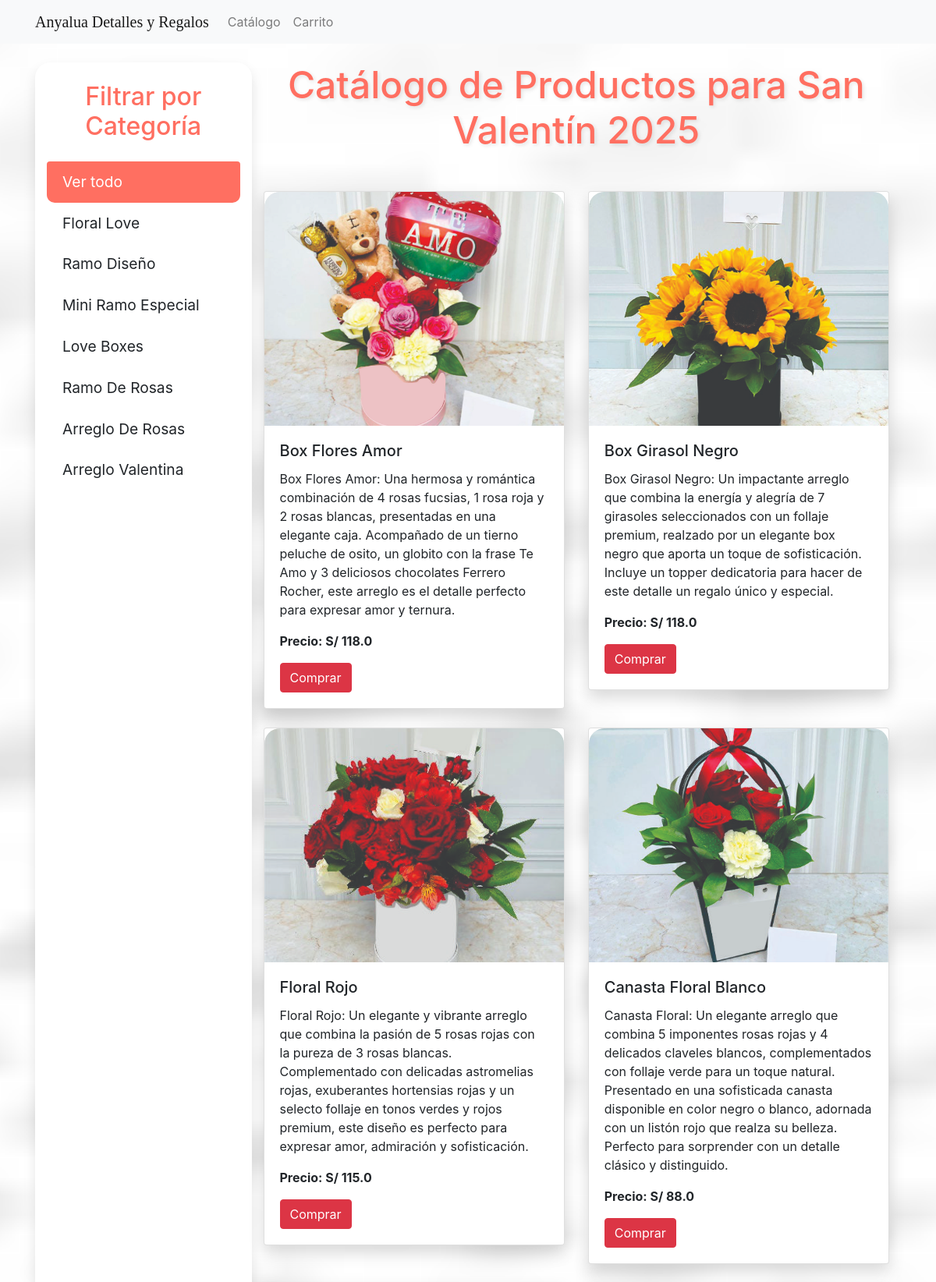
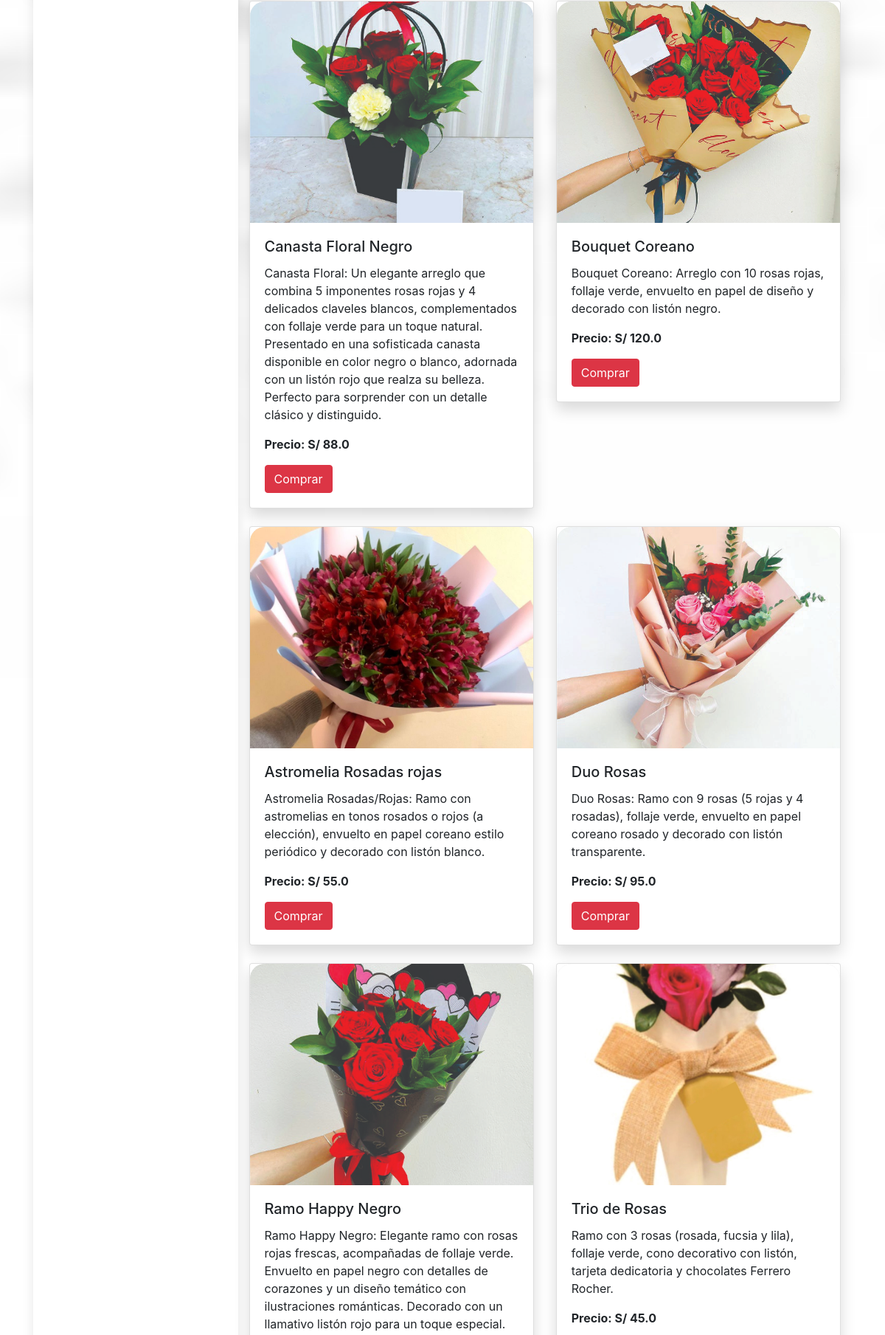
The page / (upper part) on the database its author committed (2 pictures, top to bottom).
### tables this page shows
CREATE TABLE productos (
            id INTEGER PRIMARY KEY AUTOINCREMENT,
            categoria TEXT,
            nombre TEXT,
            descripcion TEXT,
            precio REAL,
            imagen TEXT,
            codigo TEXT UNIQUE
        );

### app.py (the view)
@app.route('/')
def index():
    conn = get_db_connection()
    productos = conn.execute('SELECT * FROM productos').fetchall()
    categorias = conn.execute('SELECT DISTINCT categoria FROM productos').fetchall()
    conn.close()
    categorias = [categoria['categoria'] for categoria in categorias]
    return render_template('index.html', productos=productos, categorias=categorias)

### app.py (called while the page is built)
def get_db_connection():
    conn = sqlite3.connect(DATABASE)
    conn.row_factory = sqlite3.Row
    return conn

### templates/index.html (shortened to what this page needs)
{% extends "base.html" %}
{% block content %}
<div class="container">
  <div class="row">
    <aside class="col-12 col-md-3 mb-4">
      <h4>Filtrar por Categoría</h4>
      <ul class="list-group">
        <li class="list-group-item active filtro" data-categoria="todos">Ver todo</li>
        {% for categoria in categorias %}
          <li class="list-group-item filtro" data-categoria="{{ categoria }}">
            {{ categoria|replace('_', ' ')|title }}
          </li>
        {% endfor %}
      </ul>
    </aside>
    <div class="col-12 col-md-9">
      <h1 class="text-center romantic">Catálogo de Productos para San Valentín 2025</h1>
      <div class="row" id="productos-container">
        {% for producto in productos %}
          <div class="col-12 col-sm-6 producto" data-categoria="{{ producto['categoria'] }}">
            <div class="card mb-4">
              <div class="img-container">
                <img src="{{ url_for('static', filename= producto['imagen'] + '.jpeg') }}"
                     class="card-img-top modal-trigger"
                     alt="{{ producto['nombre'] }}"
                     data-nombre="{{ producto['nombre'] }}"
                     data-descripcion="{{ producto['descripcion'] }}"
                     data-precio="{{ producto['precio'] }}"
                     data-imagen="{{ url_for('static', filename= producto['imagen'] + '.jpeg') }}"
                     data-buy="{{ url_for('add_to_cart', codigo=producto['codigo']) }}">
              </div>
              <div class="card-body">
                <h5 class="card-title">{{ producto['nombre'] }}</h5>
                <p class="card-text">{{ producto['descripcion'] }}</p>
                <p class="card-text"><strong>Precio: S/ {{ producto['precio'] }}</strong></p>
                <a href="{{ url_for('add_to_cart', codigo=producto['codigo']) }}" class="btn btn-danger">Comprar</a>
              </div>
            </div>
          </div>
        {% endfor %}
      </div>
    </div>
  </div>
</div>
{% endblock %}

### templates/base.html (shortened to what this page needs)
<!DOCTYPE html>
<html lang="es">
<head>
  <link rel="stylesheet" href="{{ url_for('static', filename='css/style.css') }}">
  <link rel="stylesheet" href="https://stackpath.bootstrapcdn.com/bootstrap/4.5.2/css/bootstrap.min.css">
</head>
<body>
  <nav class="navbar navbar-expand-lg navbar-light bg-light">
    <div class="container">
      <a class="navbar-brand romantic" href="{{ url_for('index') }}">Anyalua Detalles y Regalos</a>
      <div class="collapse navbar-collapse" id="navbarSupportedContent">
        <ul class="navbar-nav mr-auto">
          <li class="nav-item"><a class="nav-link" href="{{ url_for('index') }}">Catálogo</a></li>
          <li class="nav-item"><a class="nav-link" href="{{ url_for('carrito') }}">Carrito</a></li>
        </ul>
      </div>
    </div>
  </nav>
  <div class="container my-4">
    {% block content %}{% endblock %}
  </div>
</body>
</html>

### static/css/style.css (style rules this page uses)
body { background: linear-gradient(135deg, #ffecd2 0%, #fcb69f 100%); font-family: 'Lora', serif; color: #333; margin: 0; padding: 0; }
.card { border: none; box-shadow: 0 10px 20px rgba(0, 0, 0, 0.15); margin-bottom: 30px; background-color: #ffffff; border-radius: 20px; transition: transform 0.3s ease, box-shadow 0.3s ease; }
.img-container { position: relative; height: 300px; width: 100%; overflow: hidden; border-top-left-radius: 20px; border-top-right-radius: 20px; background-color: #eaeaea; }
.img-container img { width: 100%; height: 100%; object-fit: cover; }
aside { margin-bottom: 30px; padding: 25px; background-color: #ffffff; border-radius: 20px; box-shadow: 0 8px 16px rgba(0, 0, 0, 0.1); }
aside h4 { font-family: inherit; font-size: 2em; color: #ff6f61; margin-bottom: 25px; text-align: center; }
aside .list-group-item { cursor: pointer; padding: 12px 20px; font-size: 1.2em; transition: background-color 0.3s ease, color 0.3s ease; border-radius: 10px; background-color: transparent; border: none; }
aside .list-group-item.active { background-color: #ff6f61; color: #ffffff; }
h1.romantic { font-family: inherit; font-size: 3em; color: #ff6f61; text-align: center; margin-bottom: 50px; text-shadow: 2px 2px 5px rgba(0, 0, 0, 0.1); }
.btn-danger { background-color: #ff6f61; color: #fff; border-radius: 30px; padding: 12px 25px; border: none; transition: background-color 0.3s ease; }

### rows shown on the page
productos: imagen (picture), nombre "Box Flores Amor", descripcion "Box Flores Amor: Una hermosa y romántica combinación de 4 rosas fucsias, 1 rosa roja y 2 rosas blancas, presentadas en una elegante caja. Acompañado de un tierno peluche de osito, un globito con la frase Te Amo y 3 deliciosos chocolates Ferrero Rocher, este arreglo es el detalle perfecto para expresar amor y ternura.", precio "118.0"
productos: imagen (picture), nombre "Box Girasol Negro", descripcion "Box Girasol Negro: Un impactante arreglo que combina la energía y alegría de 7 girasoles seleccionados con un follaje premium, realzado por un elegante box negro que aporta un toque de sofisticación. Incluye un topper dedicatoria para hacer de este detalle un regalo único y especial.", precio "118.0"
productos: imagen (picture), nombre "Floral Rojo", descripcion "Floral Rojo: Un elegante y vibrante arreglo que combina la pasión de 5 rosas rojas con la pureza de 3 rosas blancas. Complementado con delicadas astromelias rojas, exuberantes hortensias rojas y un selecto follaje en tonos verdes y rojos premium, este diseño es perfecto para expresar amor, admiración y sofisticación.", precio "115.0"
productos: imagen (picture), nombre "Canasta Floral Blanco", descripcion "Canasta Floral: Un elegante arreglo que combina 5 imponentes rosas rojas y 4 delicados claveles blancos, complementados con follaje verde para un toque natural. Presentado en una sofisticada canasta disponible en color negro o blanco, adornada con un listón rojo que realza su belleza. Perfecto para sorprender con un detalle clásico y distinguido.", precio "88.0"
productos: imagen (picture), nombre "Canasta Floral Negro", descripcion "Canasta Floral: Un elegante arreglo que combina 5 imponentes rosas rojas y 4 delicados claveles blancos, complementados con follaje verde para un toque natural. Presentado en una sofisticada canasta disponible en color negro o blanco, adornada con un listón rojo que realza su belleza. Perfecto para sorprender con un detalle clásico y distinguido.", precio "88.0"
productos: imagen (picture), nombre "Bouquet Coreano", descripcion "Bouquet Coreano: Arreglo con 10 rosas rojas, follaje verde, envuelto en papel de diseño y decorado con listón negro.", precio "120.0"
productos: imagen (picture), nombre "Astromelia Rosadas rojas", descripcion "Astromelia Rosadas/Rojas: Ramo con astromelias en tonos rosados o rojos (a elección), envuelto en papel coreano estilo periódico y decorado con listón blanco.", precio "55.0"
productos: imagen (picture), nombre "Duo Rosas", descripcion "Duo Rosas: Ramo con 9 rosas (5 rojas y 4 rosadas), follaje verde, envuelto en papel coreano rosado y decorado con listón transparente.", precio "95.0"
productos: imagen (picture), nombre "Ramo Happy Negro", descripcion "Ramo Happy Negro: Elegante ramo con rosas rojas frescas, acompañadas de follaje verde. Envuelto en papel negro con detalles de corazones y un diseño temático con ilustraciones románticas. Decorado con un llamativo listón rojo para un toque especial."
productos: imagen (picture), nombre "Trio de Rosas", descripcion "Ramo con 3 rosas (rosada, fucsia y lila), follaje verde, cono decorativo con listón, tarjeta dedicatoria y chocolates Ferrero Rocher.", precio "45.0"

### other values the page prints
{{ categoria|replace('_', ' ')|title }} "Floral Love" "Ramo Diseño" "Mini Ramo Especial" "Love Boxes" "Ramo De Rosas" "Arreglo De Rosas" "Arreglo Valentina"
